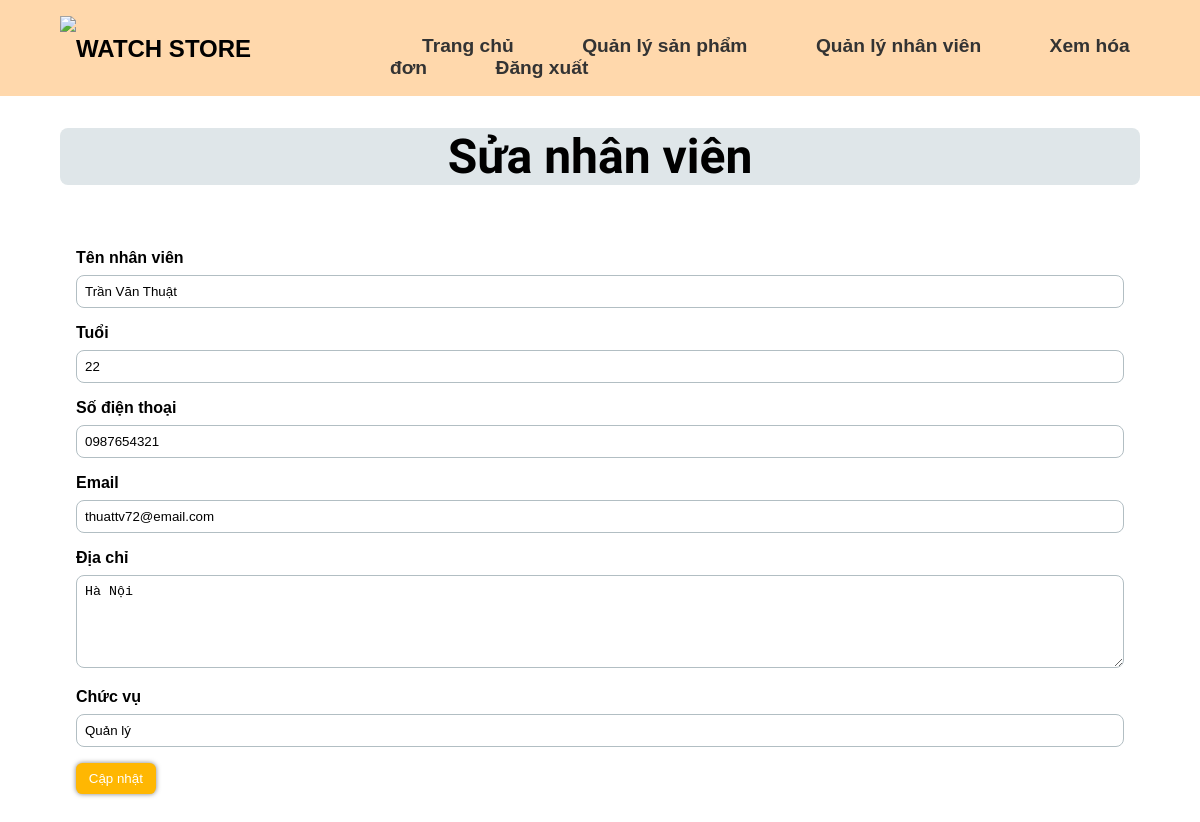
The page /admin-change-employee.php?id=1 on the database as committed earlier.
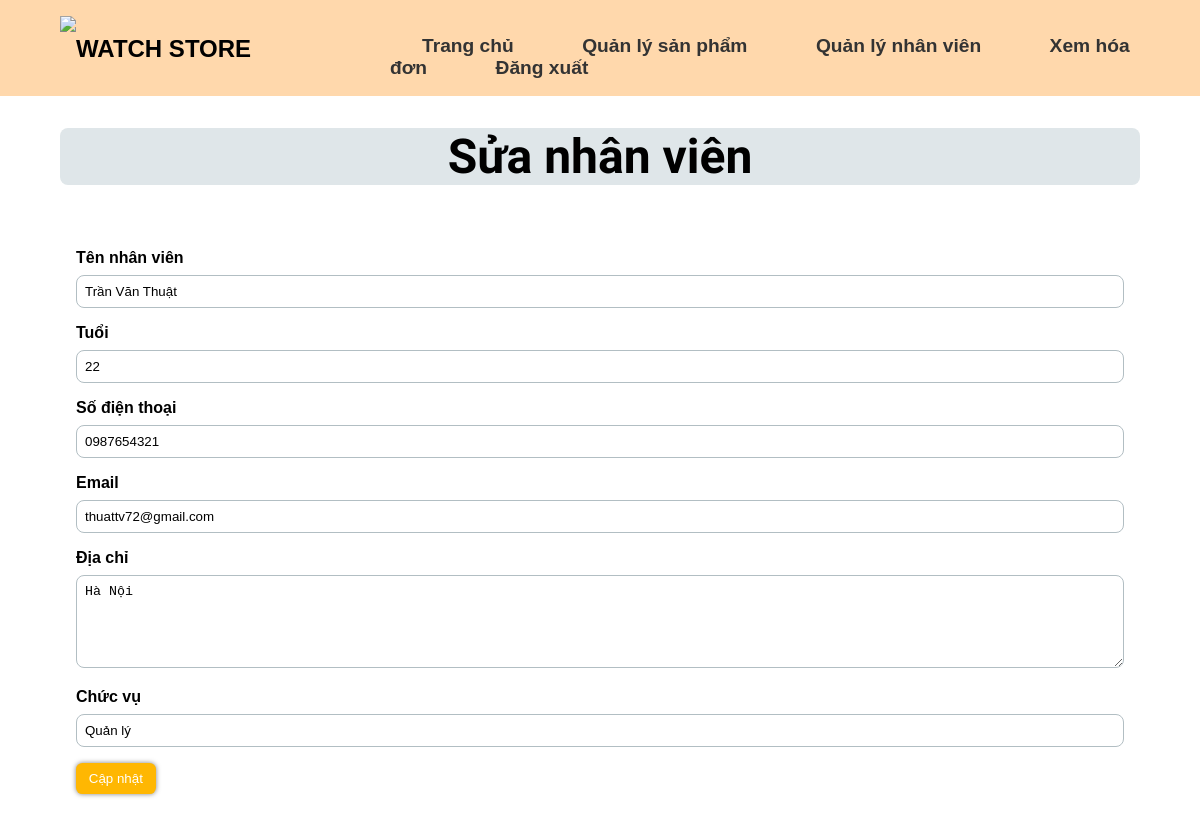
The same page on the database as committed later.
### tables this page shows
CREATE TABLE `tbl_employee` (
  `id` int(10) UNSIGNED NOT NULL,
  `name` varchar(50) NOT NULL,
  `age` int(11) NOT NULL,
  `number` varchar(20) NOT NULL,
  `email` varchar(50) NOT NULL,
  `address` varchar(200) NOT NULL,
  `position` varchar(50) NOT NULL
);

### admin-change-employee.php (the view, shortened to what this page needs)
<?php
    include("admin-header.php");
    include("db.php");
?>
    <h1 class="main-title font-eph">Sửa nhân viên</h1>
    <form class="form-add-employee" method="POST" action="">
        <?php
            $id_need = $_GET['id'];
            $sql = "SELECT * FROM tbl_employee WHERE id=$id_need";
            $result = mysqli_query($conn,$sql);
            if(mysqli_num_rows($result) > 0){
                while($row = mysqli_fetch_assoc($result)){
        ?>
            <label for="txt-name">Tên nhân viên</label>
            <input type="text" id="txt-name" name="txt-name" required value="<?php echo $row['name']; ?>">
            <label for="txt-age">Tuổi</label>
            <input type="number" id="txt-age" name="txt-age" required value="<?php echo $row['age']; ?>">
            <label for="txt-number">Số điện thoại</label>
            <input type="text" id="txt-number" name="txt-number" required value="<?php echo $row['number']; ?>">
            <label for="txt-email">Email</label>
            <input type="email" id="txt-email" name="txt-email" required value="<?php echo $row['email']; ?>">
            <label for="txt-address">Địa chỉ</label>
            <textarea type="text" rows="5" id="txt-address" name="txt-address"><?php echo $row['address']; ?></textarea>
            <label for="txt-position">Chức vụ</label>
            <input type="text" id="txt-position" name="txt-position" required value="<?php echo $row['position']; ?>">
            <br>
            <button class="edit" name="btn-add-employee" type="submit">Cập nhật</button>
            <?php
            }
        }
    ?>
    </form>
</body>
</html>

Rows that differ between the two databases and show on the page:
changed tbl_employee "Trần Văn Thuật": txt-email "thuattv72@email.com" → "thuattv72@gmail.com"
